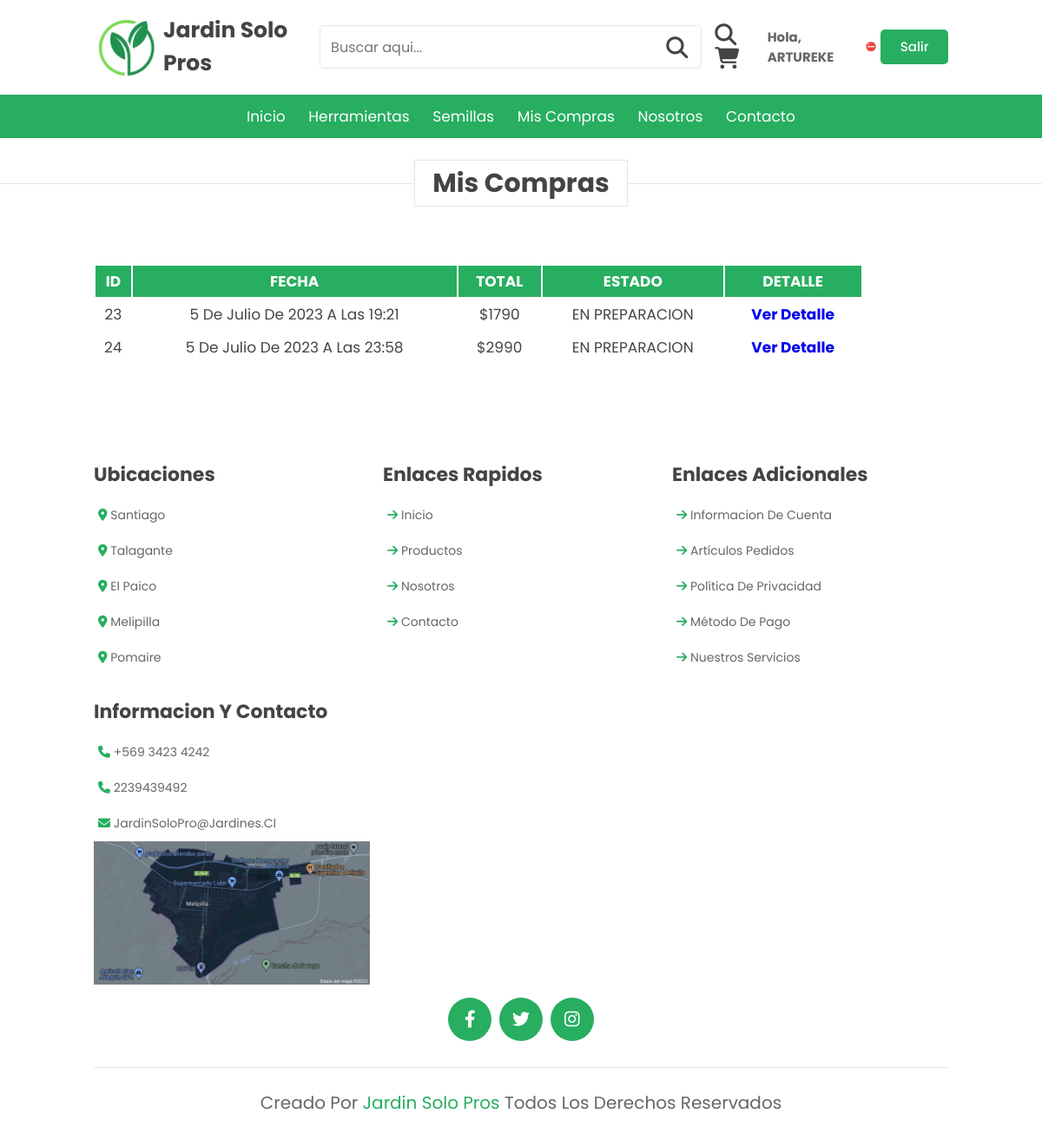
Screenshot of /historial (signed in) with the database file from the repository.
### core/models.py (models this page shows, shortened)
class Venta(models.Model):
    id = models.AutoField(primary_key=True)
    fecha = models.DateTimeField(default=datetime.now())
    cliente = models.ForeignKey(to=User, on_delete=models.CASCADE)
    total = models.IntegerField()
    estado = models.CharField(max_length=20, default="EN PREPARACION")

### core/views.py (the view)
# urls.py: path("historial", historial, name="historial"),
def historial(request):
    if not request.user.is_authenticated:
        return redirect(to="login")
    compras = Venta.objects.filter(cliente=request.user)
    return render(request, 'core/historial.html', {"compras":compras})

### core/templates/core/historial.html (shortened to what this page needs)
{% extends 'core/base.html' %}
{% load static %}
{% block content %}
<h1 class="heading-pag"><span>Mis compras</span></h1>
<section id="historial">
    <table>
        <thead>
            <tr>
                <th>ID</th>
                <th>FECHA</th>
                <th>TOTAL</th>
                <th>ESTADO</th>
                <th>DETALLE</th>
            </tr>
        </thead>
        <tbody>
            {% for fila in compras %}
            <tr>
                <td>{{fila.id}}</td>
                <td>{{fila.fecha}}</td>
                <td>${{fila.total}}</td>
                <td>{{fila.estado}}</td>
                <th>
                    <a href="{% url 'dropitem' fila.id %}">
                        <a href="{% url 'detalle' %}">ver detalle</a>
                    </a>
                </th>
            </tr>
            {% endfor %}
        </tbody>
    </table>
</section>
{% endblock %}

### core/templates/core/base.html (shortened to what this page needs)
{% load static %}
<!DOCTYPE html>
<html lang="en">
<head>
  <link rel="stylesheet" href="{% static 'style.css' %}">
  <link rel="stylesheet" href="https://cdnjs.cloudflare.com/ajax/libs/font-awesome/6.4.0/css/all.min.css">
  <link rel="stylesheet" href="https://cdn.jsdelivr.net/npm/swiper@9/swiper-bundle.min.css" />
</head>
<body>
  <header class="header">
    <div class="header-1">
      <img src="{% static 'img/inicio/jardineria2.0.a.png' %}" alt="">
      <a href="{% url 'home' %}" class="logo"></i> Jardin Solo Pros</a>
      <form action="" class="search-bucar">
        <input type="search" name="" placeholder="Buscar aqui..." id="search0-box">
        <label for="search-box" class="fas fa-search"></label>
      </form>
      <div class="icons">
        <div id="search-btn" class="fas fa-search"></div>
        <a href="{% url 'carrito' %}" class="fas fa-shopping-cart"></a>
      </div>
      <div class="usuario">
        {% if user.is_authenticated %}
        <h1 class="ingreso" >Hola, {{ user.username | upper }}</h1>
              {% if suscrito %}
                  ✅
              {% else %}
                  ⛔
              {% endif %}
          <a href="{% url 'logout' %}">Salir</a>
        {% else %}
          <a href="{% url 'login' %}">Login</a>
          <a href="{% url 'registro' %}">Registro</a>
        {% endif %}
      </div>
    </div>
    <div class="header-2">
      <nav class="navbar">
        <a href="{% url 'home' %}">Inicio</a>
        <a href="{% url 'herramientas' %}">Herramientas</a>
        <a href="{% url 'semillas' %}">Semillas</a>
        <a href="{% url 'historial' %}">Mis compras</a>
        <a href="#arrivals">Nosotros</a>
        <a href="#reviews">Contacto</a>
      </nav>
    </div>
  </header>
</body>
{% block content %}
{% endblock %}
<section class="footer">
    <div class="box-container">
      <div class="box">
        <h3>Ubicaciones</h3>
        <a href="#"><i class="fas fa-map-marker-alt"></i> Santiago</a>
        <a href="#"><i class="fas fa-map-marker-alt"></i> Talagante</a>
        <a href="#"><i class="fas fa-map-marker-alt"></i> El paico</a>
        <a href="#"><i class="fas fa-map-marker-alt"></i> Melipilla</a>
        <a href="#"><i class="fas fa-map-marker-alt"></i> Pomaire</a>
      </div>
      <div class="box">
        <h3>Enlaces Rapidos</h3>
        <a href="#"> <i class="fas fa-arrow-right"> </i> Inicio</a>
        <a href="#"> <i class="fas fa-arrow-right"> </i> Productos</a>
        <a href="#"> <i class="fas fa-arrow-right"> </i> Nosotros</a>
        <a href="#"> <i class="fas fa-arrow-right"> </i> Contacto</a>
      </div>
      <div class="box">
        <h3>Enlaces adicionales</h3>
        <a href="#"> <i class="fas fa-arrow-right"> </i> informacion de cuenta</a>
        <a href="#"> <i class="fas fa-arrow-right"> </i> artículos pedidos</a>
        <a href="#"> <i class="fas fa-arrow-right"> </i> política de privacidad</a>
        <a href="#"> <i class="fas fa-arrow-right"> </i> método de pago</a>
        <a href="#"> <i class="fas fa-arrow-right"> </i> Nuestros servicios</a>
      </div>
      <div class="box">
        <h3>Informacion Y Contacto</h3>
        <a href="#"> <i class="fas fa-phone"> </i> +569 3423 4242</a>
        <a href="#"> <i class="fas fa-phone"> </i> 2239439492</a>
        <a href="#"> <i class="fas fa-envelope"> </i> jardinSoloPro@jardines.cl</a>
        <img src="{% static 'img/mapa.png' %}" class="map" alt="">
      </div>
    </div>
    <div class="share">
      <a href="#" class="fab fa-facebook-f"></a>
      <a href="#" class="fab fa-twitter"></a>
      <a href="#" class="fab fa-instagram"></a>
    </div>
    <div class="credit"> Creado por <span>Jardin Solo Pros</span> Todos los derechos reservados </div>
</section>

### core/static/style.css (style rules this page uses)
:root { --green:#27ae60; --dark-color:#219150; --black:#444; --light-color:#666; --border:.1rem solid rgba(0,0,0,.1); --border-hover:.1rem solid var(--black); --box-shadow:0 .5rem 1rem rgba(0,0,0,.1); }
* { font-family: 'Poppins', sans-serif; margin:0; padding: 0; box-sizing: border-box; outline: none; text-decoration: none; text-transform: capitalize; transition:all .2s linear; transition: widht none; }
html { font-size: 62.5%; overflow-x: hidden; scroll-padding-top: 5rem; scroll-behavior: smooth; }
section { padding: 5rem 9%; }
.heading-pag { text-align: center; margin-bottom: 2rem; margin-top: 3rem; position: relative; }
.heading-pag::before { content: ''; position: absolute; top: 50%; left: 0; transform: translateY(-50%); width: 100%; height: .01rem; background: rgba(0,0,0,.1); z-index: -1; }
.heading-pag span { font-size: 3rem; padding: .5rem 2rem; color: var(--black); background: #fff; border: var(--border); }
.header .header-1 { background: #fff; padding: 1.5rem 9%; display: flex; align-items: center; justify-content: space-between; }
.header-1 img { max-width: 80px; }
.header .header-1 .logo { font-size: 2.5rem; font-weight: bolder; color: var(--black); }
.header .header-1 .search-bucar { width: 50rem; height: 5rem; border: var(--border); overflow: hidden; background: #fff; display: flex; align-items: center; border-radius: .5rem; }
.header .header-1 .search-bucar input { font-size: 1.6rem; padding: 0 1.2rem; height: 100%; width: 100%; text-transform: none; color: var(--black); border: none; }
.header .header-1 .search-bucar label { font-size: 2.5rem; padding-right: 1.5rem; color: var(--black); cursor: pointer; }
.header .header-1 .icons div, .header .header-1 .icons a { font-size: 2.5rem; margin-left: 1.5rem; color: var(--black); cursor: pointer; }
.header .header-2 { background: var(--green); }
.header .header-2 .navbar { text-align: center; }
.header .header-2 .navbar a { color: #fff; display: inline-block; padding: 1.2rem; font-size: 1.7rem; }
.footer .box-container { display: grid; grid-template-columns: repeat(auto-fit, minmax(25rem, 1fr)); gap: 1.5rem; }
.footer .box-container .box h3 { font-size: 2.2rem; color: var(--black); padding: 1rem 0; }
.footer .box-container .box a { display: block; font-size: 1.4rem; color: var(--light-color); padding: 1rem 0; }
.footer .box-container .box a i { color: var(--green); padding-left: .5rem; }
.footer .box-container .box .map { width: 100%; }
.footer .share { padding: 1rem 0; text-align: center; }
.footer .share a { height: 5rem; width: 5rem; line-height: 5rem; font-size: 2rem; color: #fff; background: var(--green); margin: 0 .3rem; border-radius: 50%; }
.footer .credit { border-top: var(--border); margin-top: 2rem; padding: 0 1rem; padding-top: 2.5rem; font-size: 2rem; color: var(--light-color); text-align: center; }
.footer .credit span { color: var(--green); }
.usuario { height: 100%; display: flex; column-gap: 5px; align-items: center; }
.usuario >a { color: #ffffff; display: block; height: 40px; background-color: #27ae60; width: 90px; text-align: center; line-height: 40px; text-decoration: none; transition-duration: 0.5s; border-radius: 0.5rem; font-size: 15px; font-weight: 500; }
table { width: 90%; }
thead { background-color: #27ae60; color: #ffffff; height: 30px; text-align: center; }
th { padding: 5px; font-size: 1.7rem; }
td { text-align: center; font-size: 1.7rem; color: var(--black); }
.ingreso { color: var(--light-color); font-size: 15px; margin-right: 5px; }

### rows the page displays
Venta: id "23", fecha "5 De Julio De 2023 A Las 19:21", total "1790", estado "EN PREPARACION"
Venta: id "24", fecha "5 De Julio De 2023 A Las 23:58", total "2990", estado "EN PREPARACION"

### other values shown
{{ user.username | upper }} "ARTUREKE"
